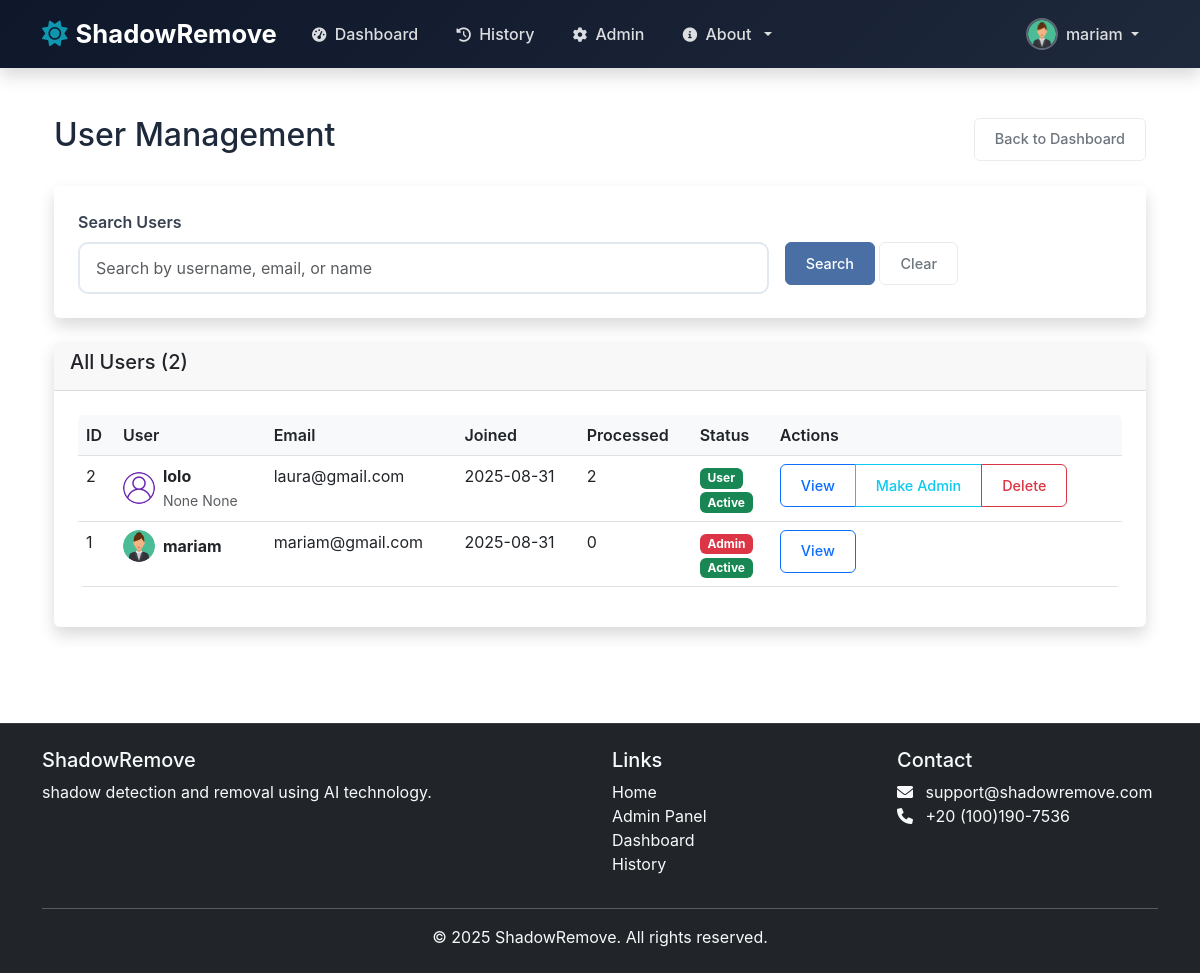
/admin/users (signed in), run on an earlier commit of the app's database.
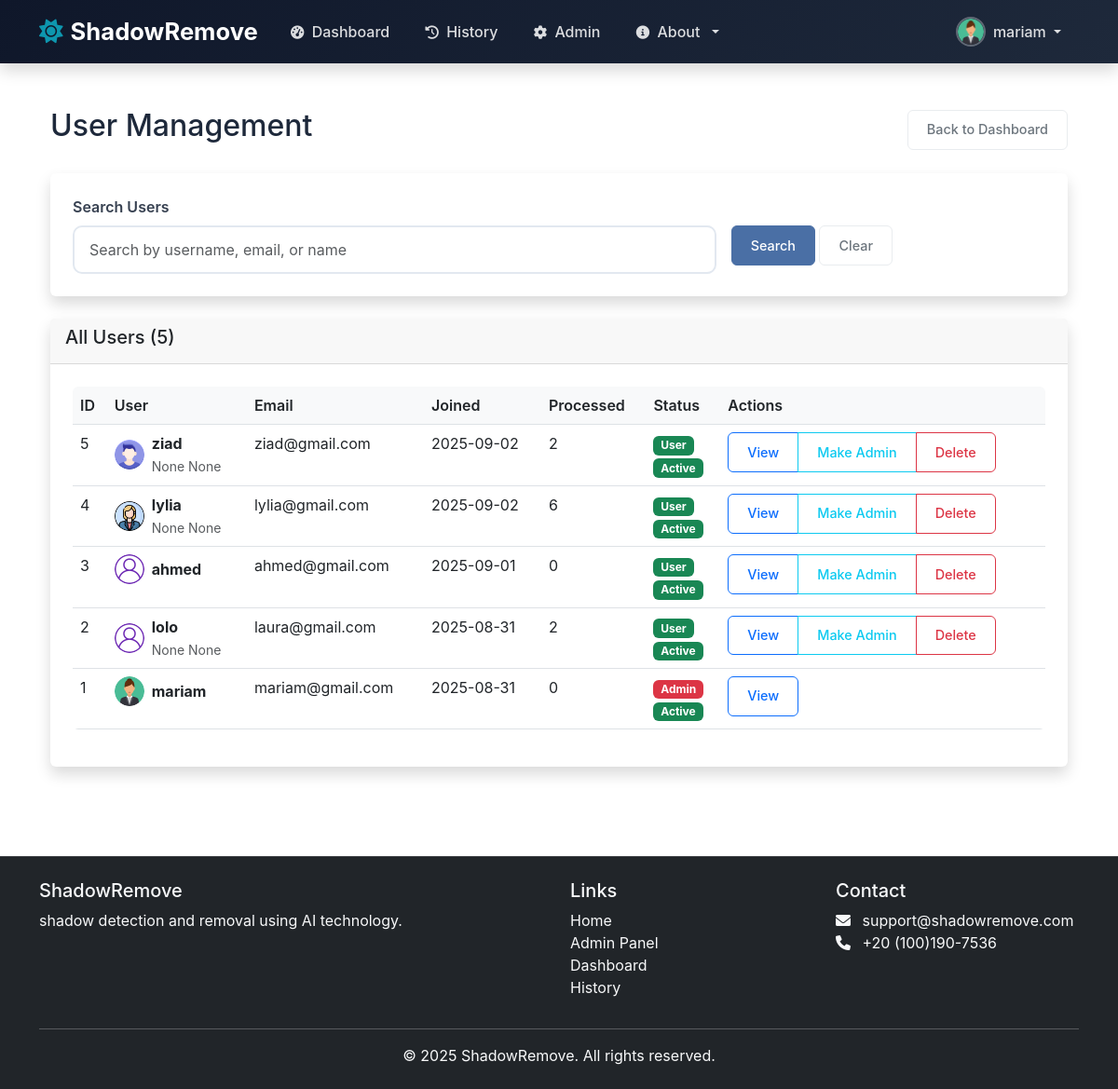
And on a later commit of the database.
### models.py (models this page shows, shortened)
class User(UserMixin, db.Model):
    id = db.Column(db.Integer, primary_key=True)
    username = db.Column(db.String(80), unique=True, nullable=False)
    email = db.Column(db.String(120), unique=True, nullable=False)
    password_hash = db.Column(db.String(128))
    first_name = db.Column(db.String(80), nullable=True)
    last_name = db.Column(db.String(80), nullable=True)
    bio = db.Column(db.Text, nullable=True)
    avatar = db.Column(db.String(120), default='default-avatar.png')
    created_at = db.Column(db.DateTime, default=datetime.utcnow)
    updated_at = db.Column(db.DateTime, default=datetime.utcnow, onupdate=datetime.utcnow)
    is_admin = db.Column(db.Boolean, default=False)
    is_active = db.Column(db.Boolean, default=True)

### admin_route.py (the view)
@admin_required
def admin_users():
    search_query = request.args.get('search', '')
    page = request.args.get('page', 1, type=int)
    per_page = 20
    if search_query:
        users = User.query.filter(
            (User.username.ilike(f'%{search_query}%')) |
            (User.email.ilike(f'%{search_query}%')) |
            (User.first_name.ilike(f'%{search_query}%')) |
            (User.last_name.ilike(f'%{search_query}%'))
        ).order_by(User.created_at.desc())
    else:
        users = User.query.order_by(User.created_at.desc())
    users = users.paginate(page=page, per_page=per_page, error_out=False)
    return render_template('admin/users.html', users=users, search_query=search_query)

### admin_route.py (called while the page is built)
def admin_required(f):
    @wraps(f)
    def decorated_function(*args, **kwargs):
        if not current_user.is_authenticated or not current_user.is_admin:
            abort(403)
        return f(*args, **kwargs)
    return decorated_function

### app.py (called while the page is built)
@login_manager.user_loader
def load_user(user_id):
    return User.query.get(int(user_id))

### templates/admin/users.html (shortened to what the changed rows need)
{% extends "base.html" %}
{% block content %}
<div class="container-fluid py-4">
    <div class="d-flex justify-content-between align-items-center mb-4">
        <h1 class="h2">User Management</h1>
    </div>
    <div class="card">
        <div class="card-header">
            <h5 class="card-title">All Users ({{ users.total }})</h5>
        </div>
        <div class="card-body">
            <div class="table-responsive">
                <table class="table table-hover">
                    <thead>
                        <tr>
                            <th>ID</th>
                            <th>User</th>
                            <th>Email</th>
                            <th>Joined</th>
                            <th>Processed</th>
                            <th>Status</th>
                            <th>Actions</th>
                        </tr>
                    </thead>
                    <tbody>
                        {% for user in users.items %}
                        <tr>
                            <td>{{ user.id }}</td>
                            <td>
                                <div class="d-flex align-items-center">
                                    {% if user.avatar and user.avatar != 'default-avatar.png' %}
                                        <img src="{{ url_for('static', filename='uploads/avatars/' + user.avatar) }}"
                                             class="rounded-circle me-2" width="32" height="32" alt="{{ user.username }}">
                                    {% else %}
                                        <img src="{{ url_for('static', filename='images/default-avatar.png') }}"
                                             class="rounded-circle me-2" width="32" height="32" alt="Default Avatar">
                                    {% endif %}
                                    <div>
                                        <strong>{{ user.username }}</strong>
                                        <br>
                                        <small class="text-muted">{{ user.first_name }} {{ user.last_name }}</small>
                                    </div>
                                </div>
                            </td>
                            <td>{{ user.email }}</td>
                            <td>{{ user.created_at.strftime('%Y-%m-%d') }}</td>
                            <td>{{ user.processed_images | length }}</td>
                            <td>
                                {% if user.is_admin %}
                                    <span class="badge bg-danger">Admin</span>
                                {% else %}
                                    <span class="badge bg-success">User</span>
                                {% endif %}
                                <br>
                                <small>
                                    {% if user.is_active %}
                                        <span class="badge bg-success">Active</span>
                                    {% else %}
                                        <span class="badge bg-secondary">Inactive</span>
                                    {% endif %}
                                </small>
                            </td>
                            <td>
                                <div class="btn-group">
                                    <a href="{{ url_for('admin_user_detail', user_id=user.id) }}" class="btn btn-sm btn-outline-primary">View</a>
                                    {% if not user.is_admin %}
                                        <button type="button" class="btn btn-sm btn-outline-info"
                                                data-bs-toggle="modal" data-bs-target="#makeAdminModal{{ user.id }}">
                                            Make Admin
                                        </button>
                                    {% endif %}
                                    {% if not user.is_admin %}
                                        <button type="button" class="btn btn-sm btn-outline-danger"
                                                data-bs-toggle="modal" data-bs-target="#deleteUserModal{{ user.id }}">
                                            Delete
                                        </button>
                                    {% endif %}
                                </div>
                            </td>
                        </tr>
                        {% endfor %}
                    </tbody>
                </table>
            </div>
        </div>
    </div>
</div>
{% endblock %}

### templates/base.html (shortened to what the changed rows need)
<!DOCTYPE html>
<html lang="en">
<head>
    <link href="https://cdn.jsdelivr.net/npm/bootstrap@5.3.0/dist/css/bootstrap.min.css" rel="stylesheet">
    <link href="https://cdnjs.cloudflare.com/ajax/libs/font-awesome/6.0.0/css/all.min.css" rel="stylesheet">
    <link href="{{ url_for('static', filename='css/profile.css') }}" rel="stylesheet">
    <link rel="stylesheet" href="{{ url_for('static', filename='css/style.css') }}">
    <link rel="stylesheet" href="{{ url_for('static', filename='css/authentication.css') }}">
</head>
<body>
    <nav class="navbar navbar-expand-lg navbar-dark bg-dark fixed-top shadow">
        <div class="container">
            <div class="collapse navbar-collapse" id="navbarNav">
                <ul class="navbar-nav ms-auto">
                    {% if current_user.is_authenticated %}
                    <li class="nav-item dropdown">
                        <a class="nav-link dropdown-toggle d-flex align-items-center" href="#" id="userDropdown" role="button" data-bs-toggle="dropdown">
                            {% if current_user.avatar and current_user.avatar != 'default-avatar.png' %}
                                <img src="{{ url_for('static', filename='uploads/avatars/' + current_user.avatar) }}" class="profile-picture me-2" alt="Profile Picture">
                            {% else %}
                                <img src="{{ url_for('static', filename='images/default-avatar.png') }}" class="profile-picture me-2" alt="Default Profile">
                            {% endif %}
                            <span>{{ current_user.username }}</span>
                        </a>
                    </li>
                    {% endif %}
                </ul>
            </div>
        </div>
    </nav>
    <div class="container mt-5 pt-4">
        {% block content %}{% endblock %}
    </div>
</body>
</html>

What changed in the data, as far as the page shows it:
added User: id "5", avatar (picture), username "ziad", first_name "None", last_name "None", email "ziad@gmail.com", created_at "2025-09-02", processed_images|length "2", is_admin "User", is_active "Active"
added User: id "4", avatar (picture), username "lylia", first_name "None", last_name "None", email "lylia@gmail.com", created_at "2025-09-02", processed_images|length "6", is_admin "User", is_active "Active"
added User: id "3", username "ahmed", email "ahmed@gmail.com", created_at "2025-09-01", processed_images|length "0", is_admin "User", is_active "Active"
Also different on the page:
{{ users.total }}: "2" → "5"
